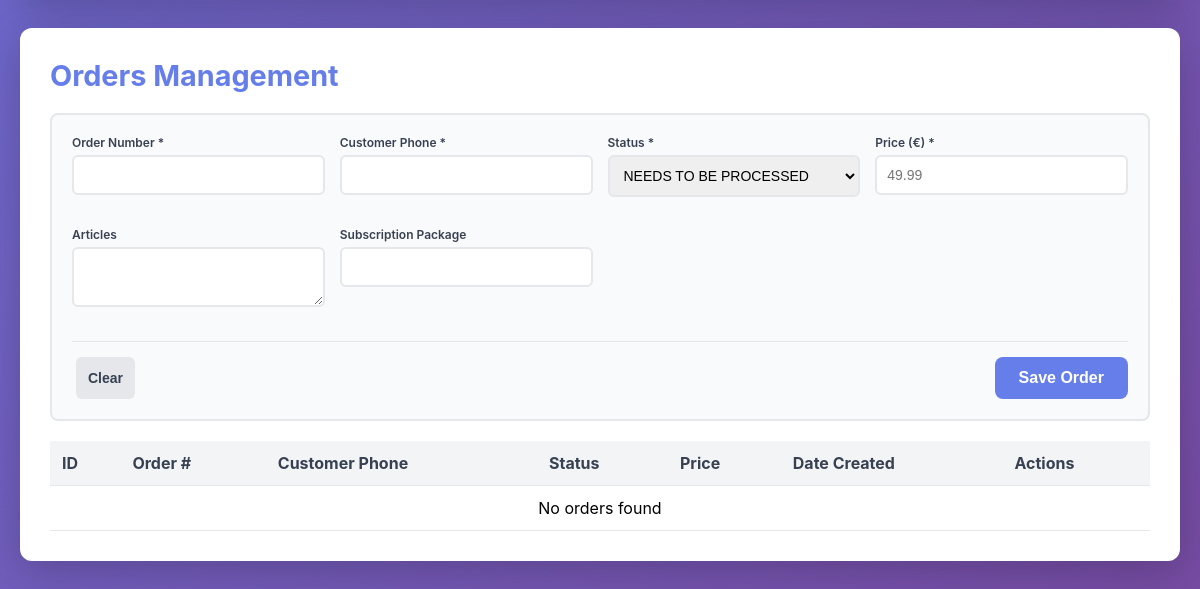
/backend/index.php (lower part), run on an earlier commit of the app's database.
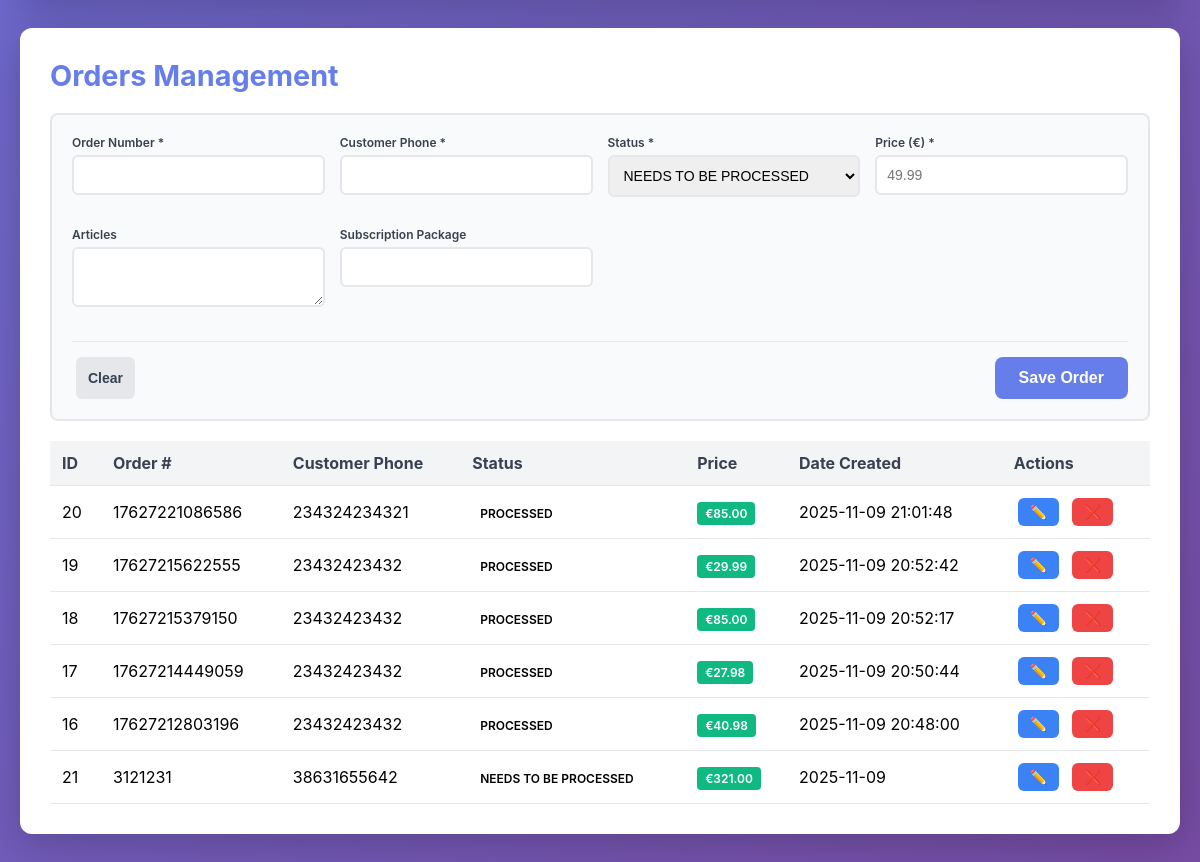
And on a later commit of the database.
### tables this page shows
CREATE TABLE orders
(
    id               integer
        constraint orders_pk
            primary key autoincrement,
    order_number     integer,
    customer_phone   integer              not null,
    status           TEXT                 not null,
    price            integer not null,
    articles         TEXT,
    subscription_pkg TEXT,
    date_created     TEXT    default DATE not null
, session_id TEXT);

### backend/lib/PdoConnector.php (called while the page is built, shortened)
<?php
class PdoConnector
{
    private static ?PDO $instance = null;
    private function __construct()
    {
        $this->dbPath = __DIR__ . '/../../database.db';
    }
    public static function getInstance(): PDO
    {
        if (self::$instance === null) {
            $connector = new self();
            try {
                self::$instance = new PDO('sqlite:' . $connector->dbPath);
                self::$instance->setAttribute(PDO::ATTR_ERRMODE, PDO::ERRMODE_EXCEPTION);
                self::$instance->setAttribute(PDO::ATTR_DEFAULT_FETCH_MODE, PDO::FETCH_ASSOC);
            } catch (PDOException $e) {
                throw new Exception("Database connection failed: " . $e->getMessage());
            }
        }
        return self::$instance;
    }
}

### backend/lib/admin/Dashboard.php (called while the page is built, shortened)
<?php
require_once __DIR__ . '/../Admin.php';
class Dashboard
{
    private Admin $admin;
    private array $orders = [];
    public function __construct()
    {
        $this->admin = new Admin();
        $this->loadData();
    }
    private function loadData(): void
    {
        $this->articles = $this->admin->getAllArticles();
        $this->subscriptions = $this->admin->getAllSubscriptions();
        $this->orders = $this->admin->getAllOrders();
    }
    public function getOrders(): array
    {
        return $this->orders;
    }
}

### backend/lib/Admin.php (called while the page is built, shortened)
<?php
require_once __DIR__ . '/PdoConnector.php';
class Admin
{
    private PDO $db;
    public function __construct()
    {
        $this->db = PdoConnector::getInstance();
    }
    public function getAllArticles(): array
    {
        return $this->db->query('SELECT * FROM articles ORDER BY date_created DESC')->fetchAll();
    }
    public function getAllSubscriptions(): array
    {
        return $this->db->query('SELECT * FROM subscription ORDER BY price ASC')->fetchAll();
    }
    public function getAllOrders(): array
    {
        return $this->db->query('SELECT * FROM orders ORDER BY date_created DESC')->fetchAll();
    }
}

### backend/index.php (the view, shortened to what the changed rows need)
<?php
require_once __DIR__ . '/lib/admin/Dashboard.php';
$dashboard = new Dashboard();
$orders = $dashboard->getOrders();
?>
<!DOCTYPE html>
<html lang="en">
<head>
    <link rel="stylesheet" href="styles/dashboard.css">
</head>
<body>
    <div class="o-container">
        <div class="section">
            <h2>Orders Management</h2>
            <table>
                <thead>
                    <tr>
                        <th>ID</th>
                        <th>Order #</th>
                        <th>Customer Phone</th>
                        <th>Status</th>
                        <th>Price</th>
                        <th>Date Created</th>
                        <th>Actions</th>
                    </tr>
                </thead>
                <tbody>
                    <?php if (empty($orders)): ?>
                    <tr>
                        <td colspan="7" style="text-align: center;">No orders found</td>
                    </tr>
                    <?php else: ?>
                    <?php foreach ($orders as $order): ?>
                    <tr>
                        <td><?= $order['id'] ?></td>
                        <td><?= $order['order_number'] ?></td>
                        <td><?= $order['customer_phone'] ?></td>
                        <td><span class="c-badge c-badge--status-<?= strtolower($order['status']) ?>"><?= htmlspecialchars($order['status']) ?></span></td>
                        <td><span class="c-badge c-badge--price">€<?= number_format($order['price'] / 100, 2) ?></span></td>
                        <td><?= $order['date_created'] ?></td>
                        <td>
                            <button class="c-btn c-btn--info" onclick='editOrder(<?= json_encode($order) ?>, this)'>✏️</button>
                            <form method="POST" style="display:inline;">
                                <button type="submit" class="c-btn c-btn--danger" onclick="return confirm('Delete this order?')">❌</button>
                            </form>
                        </td>
                    </tr>
                    <?php endforeach; ?>
                    <?php endif; ?>
                </tbody>
            </table>
        </div>
    </div>
</body>
</html>

What changed in the data, as far as the page shows it:
added orders: id "20", order_number "17627221086586", customer_phone "234324234321", status "PROCESSED", $order['price']/100 "85.00", date_created "2025-11-09 21:01:48"
added orders: id "19", order_number "17627215622555", customer_phone "23432423432", status "PROCESSED", $order['price']/100 "29.99", date_created "2025-11-09 20:52:42"
added orders: id "18", order_number "17627215379150", customer_phone "23432423432", status "PROCESSED", $order['price']/100 "85.00", date_created "2025-11-09 20:52:17"
added orders: id "17", order_number "17627214449059", customer_phone "23432423432", status "PROCESSED", $order['price']/100 "27.98", date_created "2025-11-09 20:50:44"
added orders: id "16", order_number "17627212803196", customer_phone "23432423432", status "PROCESSED", $order['price']/100 "40.98", date_created "2025-11-09 20:48:00"
added orders: id "21", order_number "3121231", customer_phone "38631655642", status "NEEDS TO BE PROCESSED", $order['price']/100 "321.00", date_created "2025-11-09"
Also different on the page:
text no longer shown: "No orders found"
